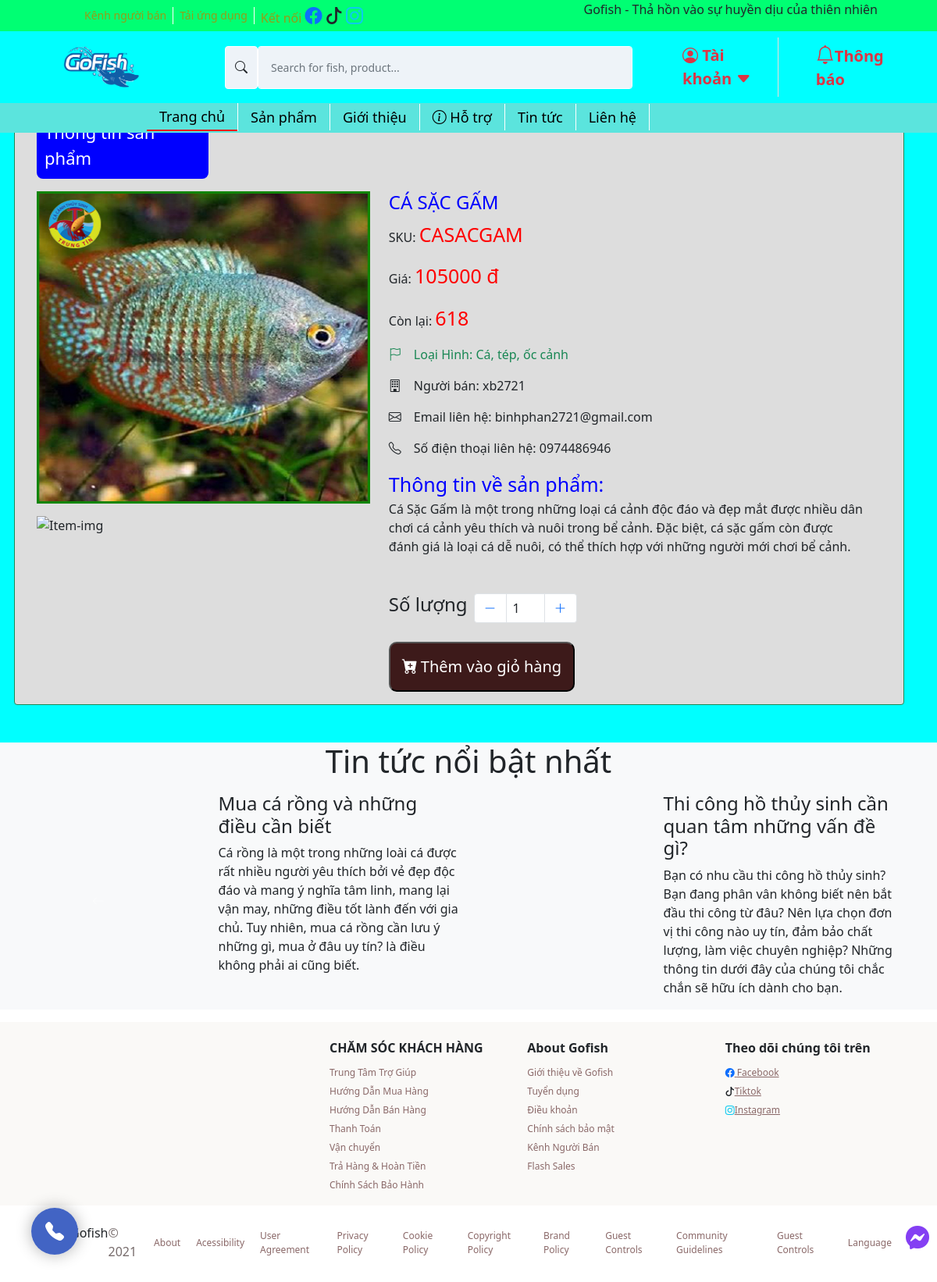
Page /detailView.php?id=89 on the earlier database version.
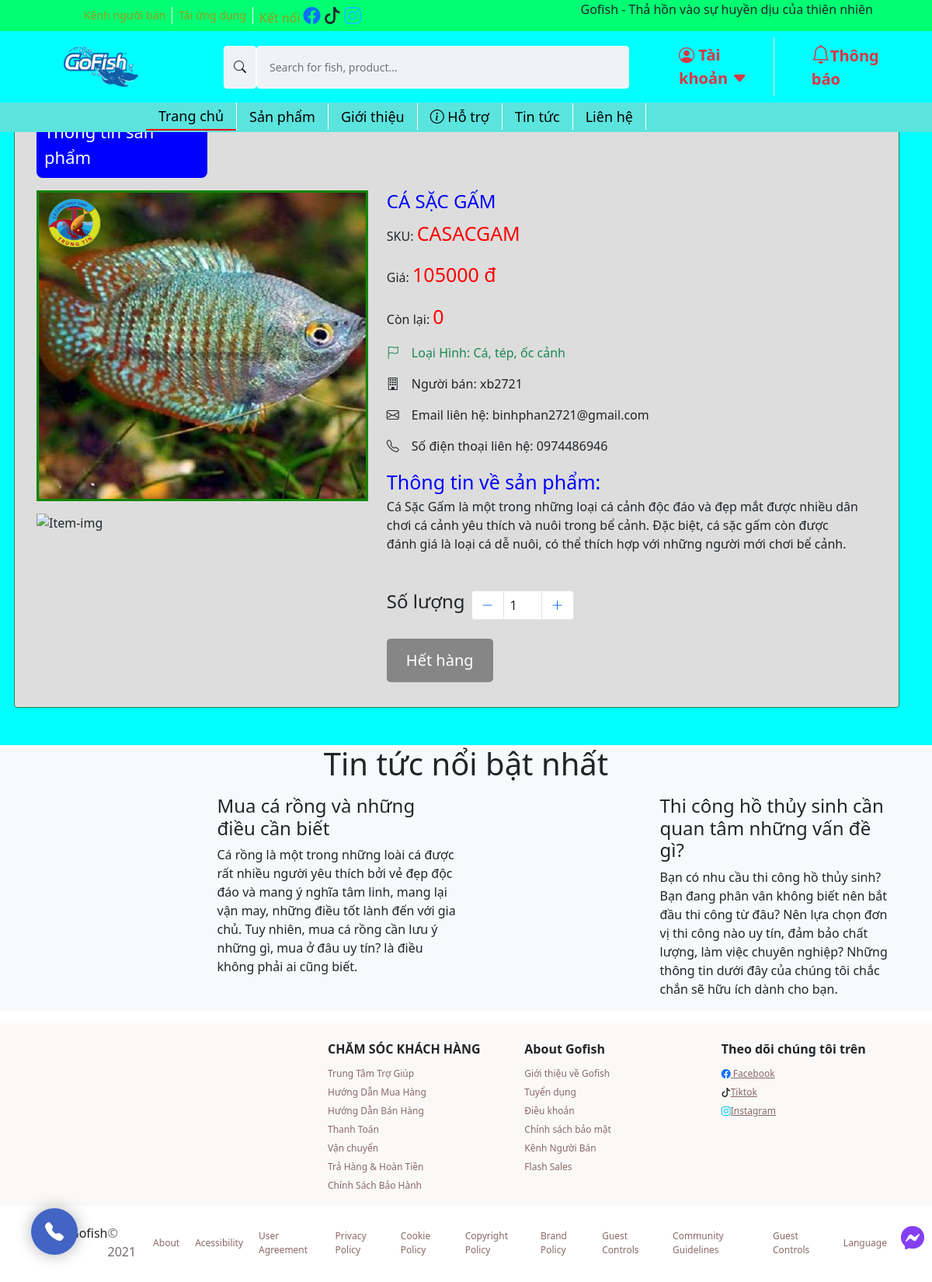
Same page on the later database version.
### tables this page shows
CREATE TABLE `products` (
  `productID` int(11) NOT NULL,
  `productSKU` char(50) NOT NULL,
  `productName` varchar(1000) NOT NULL,
  `category` varchar(300) NOT NULL,
  `detail` varchar(5000) NOT NULL,
  `price` int(11) NOT NULL,
  `stock` int(11) NOT NULL,
  `sold` int(11) NOT NULL,
  `status` int(11) NOT NULL,
  `image` varchar(1000) NOT NULL,
  `userID` int(11) NOT NULL
);

CREATE TABLE `users` (
  `id` int(11) NOT NULL,
  `fullname` varchar(250) NOT NULL,
  `username` varchar(30) NOT NULL,
  `email` varchar(100) NOT NULL,
  `phone` varchar(11) NOT NULL,
  `address` varchar(250) NOT NULL,
  `password` varchar(250) NOT NULL,
  `status` int(11) NOT NULL DEFAULT 0,
  `email_verification_link` varchar(255) NOT NULL,
  `email_verified_at` timestamp NULL DEFAULT NULL
);

### detailView.php (the view, shortened to what the changed rows need)
<?php
require './config/constants.php';
require './header.php';
?>
<?php
if (isset($_GET['id'])) {
  $iditem = $_GET['id'];
  $sql = "SELECT users.id,users.username,users.email,users.phone,users.address,products.productName,products.productSKU,products.category,products.price,products.detail,products.stock,products.image
        FROM products,users where products.userid = users.id and products.productID  = '$iditem' and products.status = '1'";
  $res = mysqli_query($conn, $sql);
  $count = mysqli_num_rows($res);
  if ($count == 1) {
    $row = mysqli_fetch_assoc($res);
    $tenSanPham = $row['productName'];
    $sku = $row['productSKU'];
    $theLoai = $row['category'];
    $price = $row['price'];
    $chiTiet = $row['detail'];
    $conLai = $row['stock'];
    $hinhAnh = $row['image'];
    $hinhAnhString = explode(',', $hinhAnh);
    $hinhAnh1 = $hinhAnhString[0];
    $hinhAnh2 = $hinhAnhString[1];
    $userName = $row['username'];
    $userEmail = $row['email'];
    $userPhone = $row['phone'];
    $userID = $row['id'];
  } else {
    header('location:' . SITEURL);
  }
} else {
  header('location:' . SITEURL);
}
?>
<main style="background-color: aqua;">
  <section class="Item-info">
    <div class="container">
      <div class="row" style='padding-top: 70px'>
        <div class="row border p-3 border-success rounded info-item" style="background-color: #ddd">
          <div class="row">
            <div class="item-menu-img col-md-5">
              <?php
              if ($hinhAnh == "") {
                echo "<div class='error'>Image not Available.</div>";
              } else {
              ?>
                <img src="<?php echo SITEURL; ?>assets/img/products/<?php echo $hinhAnh1; ?>" alt="Item-img" style="max-height: 400px;width:100%" class="img-fluid mt-3">
                <img src="<?php echo SITEURL; ?>assets/img/products/<?php echo $hinhAnh2; ?>" alt="Item-img" style="max-height: 400px;width:100%" class="img-fluid mt-3">
              <?php
              }
              ?>
            </div>
            <div class="order col-md-7 mt-3">
              <div class="item-menu-desc">
                <h4 style='color:blue'>
                  <?php echo $tenSanPham; ?>
                </h4>
                <p>SKU: <span style='color:red;font-weight:500;font-size:25px'>
                    <?php echo $sku; ?>
                  </span>
                </p>
                <p>Giá: <span style='color:red;font-weight:500;font-size:25px' id='price'>
                    <?php echo $price; ?> đ
                  </span>
                </p>
                <p>Còn lại: <span style='color:red;font-weight:500;font-size:25px'>
                    <?php echo $conLai; ?>
                  </span>
                </p>
                <p class="text-success"><i class="bi bi-flag me-3"></i>Loại Hình:
                  <?php echo $theLoai ?>
                </p>
                <p><i class="bi bi-building me-3"></i>Người bán:
                  <?php echo $userName ?>
                </p>
                <p><i class="bi bi-envelope me-3"></i>Email liên hệ:
                  <?php echo $userEmail ?>
                </p>
                <p><i class="bi bi-telephone me-3"></i>Số điện thoại liên hệ:
                  <?php echo $userPhone ?>
                </p>
                <p>
                  <span style='color:blue;font-weight:500;font-size:25px'>
                    Thông tin về sản phẩm: <br>
                  </span>
                  <?php echo $chiTiet; ?>
                </p>
                <div class="item-num d-flex mt-5 mb-2">
                  <h4 class="me-2">Số lượng</h4>
                  <ul class="pagination justify-content-end">
                  </ul>
                </div>
              </div>
              <div>
                <?php
                if ($userID == $_SESSION['id']) {
                ?>
                  <p class="sold-out-detail">Sản phẩm của bạn</p>
                <?php
                }
                else if ($conLai == 0) {
                ?>
                  <p class="sold-out-detail">Hết hàng</p>
                <?php
                } else {
                ?>
                  <button type="button" class="bi bi-cart-plus-fill btn-add-to-cart-detail" data-product_id="<?php echo $iditem ?>"><span class="ms-1">Thêm vào giỏ hàng</span>
                  </button>
                <?php
                }
                ?>
              </div>
            </div>
          </div>
        </div>
      </div>
    </div>
  </section>
  <div class="notice bg-light">
    <div class="title-notice mt-5">
      <h1>Tin tức nổi bật nhất</h1>
    </div>
  </div>
</main>
<footer style="background-color: #faf9f7;" class="mt-3">
  <div class="container pt-3">
    <div class="row">
      <div class="col-md mt-2">
        <h1 class="text-footer">CHĂM SÓC KHÁCH HÀNG</h1>
      </div>
      <div class="col-md mt-2">
        <h1 class="text-footer">About Gofish</h1>
      </div>
      <div class="col-md mt-2">
        <h1 class="text-footer">Theo dõi chúng tôi trên</h1>
      </div>
    </div>
  </div>
</footer>
</body>
</html>

Differences in the rows shown:
changed products "CASACGAM": stock "618" → "0"
Other differences:
text no longer shown: "Thêm vào giỏ hàng"
text now shown: "Hết hàng"
